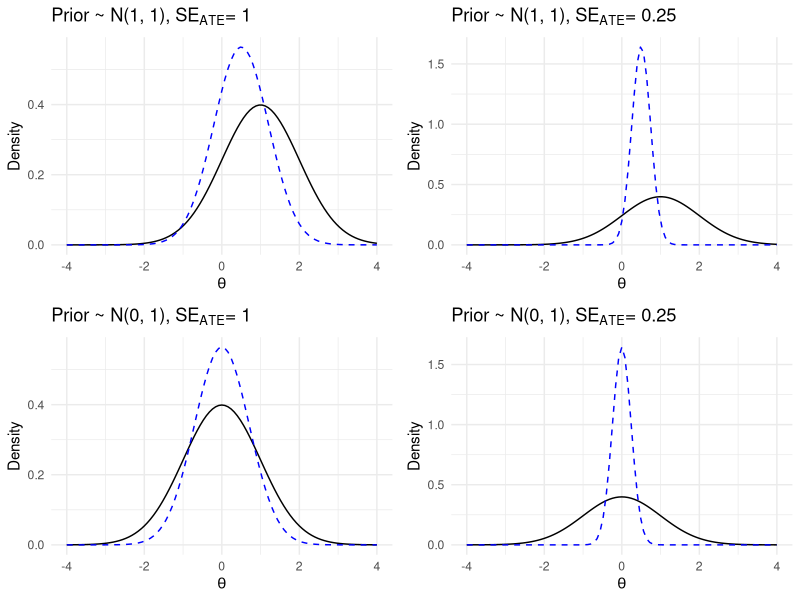

R code for this plot:
## ---- chunk 1
get_post <- function(prior_mu = 1,
                 	prior_sigma = 1,
                 	data_mu = 0,
                 	data_sigma = 1,
                 	N = 10^5){
  n = 1
  post_mu = ((prior_mu/prior_sigma^2) + ((n * data_mu)/data_sigma^2))/
  	((1/prior_sigma^2) + (n/data_sigma^2))
  post_sigma = sqrt(1/((1/prior_sigma^2) + (n/data_sigma^2)))
  return(c(post_mu, post_sigma))
}

library(dplyr)
library(ggplot2)
p1 <- data.frame(x = seq(-4, 4, by = .01)) %>%
  ggplot(aes(x = x)) +
  stat_function(fun = dnorm, args = list(mean = 1, sd = 1)) +
  stat_function(fun = dnorm, lty = 2, col = "blue", args = c(mean = get_post(data_mu = 0, data_sigma = 1)[1],
                                                         	sd = get_post(data_mu = 0, data_sigma = 1)[2])) +
  theme_minimal() +
  scale_x_continuous(expression(theta)) +
  scale_y_continuous("Density") +
  ggtitle(expression(paste("Prior ~ N(1, 1), ", SE[ATE], "= 1")))

p2 <- data.frame(x = seq(-4, 4, by = .01)) %>%
  ggplot(aes(x = x)) +
  stat_function(fun = dnorm, args = list(mean = 1, sd = 1)) +
  stat_function(fun = dnorm, lty = 2, col = "blue", args = c(mean = get_post(data_mu = 0, data_sigma = 1)[1],
                                                         	sd = get_post(data_mu = 0, data_sigma = .25)[2])) +
  theme_minimal() +
  scale_x_continuous(expression(theta)) +
  scale_y_continuous("Density") +
  ggtitle(expression(paste("Prior ~ N(1, 1), ", SE[ATE], "= 0.25")))


p3 <- data.frame(x = seq(-4, 4, by = .01)) %>%
  ggplot(aes(x = x)) +
  stat_function(fun = dnorm, args = list(mean = 0, sd = 1)) +
  stat_function(fun = dnorm, lty = 2, col = "blue", args = c(mean = get_post(prior_mu = 0, data_mu = 0, data_sigma = 1)[1],
                                                         	sd = get_post(prior_mu = 0, data_mu = 0, data_sigma = 1)[2])) +
  theme_minimal() +
  scale_x_continuous(expression(theta)) +
  scale_y_continuous("Density")+
  ggtitle(expression(paste("Prior ~ N(0, 1), ", SE[ATE], "= 1")))

p4 <- data.frame(x = seq(-4, 4, by = .01)) %>%
  ggplot(aes(x = x)) +
  stat_function(fun = dnorm, args = list(mean = 0, sd = 1)) +
  stat_function(fun = dnorm, lty = 2, col = "blue", args = c(mean = get_post(prior_mu = 0, data_mu = 0, data_sigma = .25)[1],
                                                         	sd = get_post(prior_mu = 0, data_mu = 0, data_sigma = .25)[2])) +
  theme_minimal() +
  scale_x_continuous(expression(theta)) +
  scale_y_continuous("Density") +
  ggtitle(expression(paste("Prior ~ N(0, 1), ", SE[ATE], "= 0.25")))

library(gridExtra)
grid.arrange(p1, p2, p3, p4)
